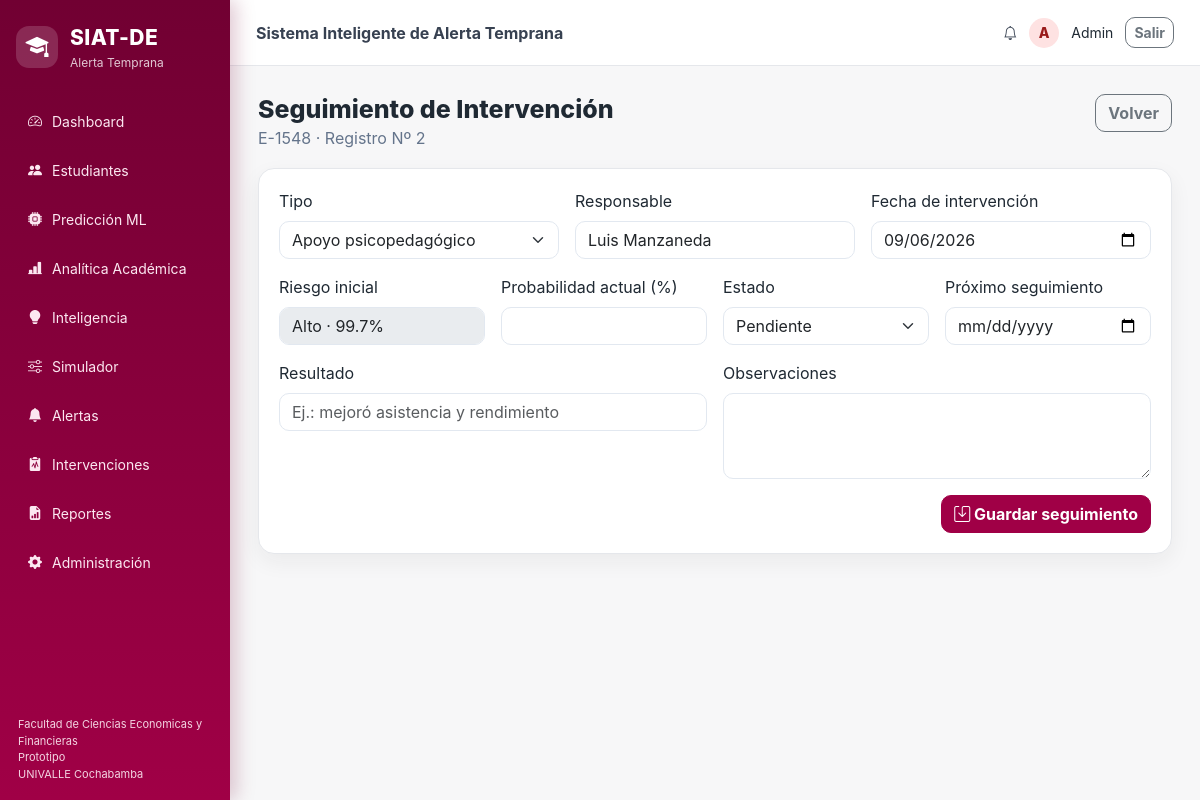
The page /intervenciones/2 (signed in) on the database its author committed.
### tables this page shows
CREATE TABLE intervenciones (
    id INTEGER PRIMARY KEY AUTOINCREMENT,
    alerta_id INTEGER,
    codigo_estudiante TEXT NOT NULL,
    tipo TEXT NOT NULL,
    responsable TEXT NOT NULL,
    fecha_intervencion TEXT NOT NULL,
    estado TEXT NOT NULL DEFAULT 'Pendiente',
    resultado TEXT,
    observaciones TEXT,
    probabilidad_inicial REAL,
    nivel_riesgo_inicial TEXT,
    probabilidad_final REAL,
    nivel_riesgo_final TEXT,
    fecha_seguimiento TEXT,
    creado_en TEXT NOT NULL,
    actualizado_en TEXT NOT NULL,
    FOREIGN KEY (alerta_id) REFERENCES alertas(id)
);

### app.py (the view, shortened to what this page needs)
@app.route("/intervenciones/<int:intervencion_id>", methods=["GET", "POST"])
def detalle_intervencion(intervencion_id):
    if not require_login(): return redirect(url_for("login"))
    item = get_intervention(intervencion_id)
    if not item:
        flash("Intervención no encontrada.", "warning")
        return redirect(url_for("intervenciones"))
    return render_template("intervencion_detalle.html", i=item)

### app.py (called while the page is built)
def require_login():
    return session.get("logged_in") is True

@app.context_processor
def inject_helpers():
    return dict(badge_class=badge_class, now=datetime.now())

### persistence.py (called while the page is built)
def connect():
    os.makedirs(os.path.dirname(DB_PATH), exist_ok=True)
    con = sqlite3.connect(DB_PATH)
    con.row_factory = sqlite3.Row
    con.execute("PRAGMA foreign_keys = ON")
    return con

def get_intervention(intervention_id):
    with connect() as con:
        row = con.execute("SELECT * FROM intervenciones WHERE id=?", (intervention_id,)).fetchone()
        return dict(row) if row else None

### templates/intervencion_detalle.html
{% extends 'base.html' %}
{% block content %}
<div class="page-title page-title-wide"><div><h2>Seguimiento de Intervención</h2><p>{{ i.codigo_estudiante }} · Registro Nº {{ i.id }}</p></div><a href="{{ url_for('intervenciones') }}" class="btn btn-outline-secondary">Volver</a></div>
<div class="panel"><form method="post" class="row g-3">
<div class="col-md-4"><label class="form-label">Tipo</label><select name="tipo" class="form-select">{% for t in ['Tutoría académica','Apoyo psicopedagógico','Orientación vocacional','Apoyo financiero','Llamada institucional','Seguimiento integral'] %}<option {% if i.tipo==t %}selected{% endif %}>{{ t }}</option>{% endfor %}</select></div>
<div class="col-md-4"><label class="form-label">Responsable</label><input name="responsable" value="{{ i.responsable }}" class="form-control" required></div>
<div class="col-md-4"><label class="form-label">Fecha de intervención</label><input type="date" name="fecha_intervencion" value="{{ i.fecha_intervencion }}" class="form-control"></div>
<div class="col-md-3"><label class="form-label">Riesgo inicial</label><input value="{{ i.nivel_riesgo_inicial }} · {{ '%.1f'|format(i.probabilidad_inicial*100) }}%" class="form-control" disabled></div>
<div class="col-md-3"><label class="form-label">Probabilidad actual (%)</label><input type="number" min="0" max="100" step="0.1" name="probabilidad_final" value="{{ '%.1f'|format(i.probabilidad_final*100) if i.probabilidad_final is not none else '' }}" class="form-control"></div>
<div class="col-md-3"><label class="form-label">Estado</label><select name="estado" class="form-select">{% for e in ['Pendiente','En proceso','Finalizada'] %}<option {% if i.estado==e %}selected{% endif %}>{{ e }}</option>{% endfor %}</select></div>
<div class="col-md-3"><label class="form-label">Próximo seguimiento</label><input type="date" name="fecha_seguimiento" value="{{ i.fecha_seguimiento or '' }}" class="form-control"></div>
<div class="col-md-6"><label class="form-label">Resultado</label><input name="resultado" value="{{ i.resultado or '' }}" class="form-control" placeholder="Ej.: mejoró asistencia y rendimiento"></div>
<div class="col-md-6"><label class="form-label">Observaciones</label><textarea name="observaciones" class="form-control" rows="3">{{ i.observaciones or '' }}</textarea></div>
<div class="col-12 text-end"><button class="btn btn-primary"><i class="bi bi-save"></i> Guardar seguimiento</button></div>
</form></div>
{% endblock %}

### templates/base.html (shortened to what this page needs)
<!doctype html>
<html lang="es">
<head>
  <link href="https://cdn.jsdelivr.net/npm/bootstrap@5.3.3/dist/css/bootstrap.min.css" rel="stylesheet">
  <link rel="stylesheet" href="https://cdn.jsdelivr.net/npm/bootstrap-icons@1.11.3/font/bootstrap-icons.min.css">
  <link rel="stylesheet" href="https://cdn.datatables.net/1.13.8/css/dataTables.bootstrap5.min.css">
  <link rel="stylesheet" href="{{ url_for('static', filename='css/style.css') }}">
</head>
<body>
{% if session.get('logged_in') %}
<div class="app-shell">
  <aside class="sidebar">
    <div class="brand-block">
      <div class="brand-icon"><i class="bi bi-mortarboard-fill"></i></div>
      <div>
        <div class="brand-title">SIAT-DE</div>
        <div class="brand-subtitle">Alerta Temprana</div>
      </div>
    </div>
    <nav class="nav flex-column side-nav">
      <a class="nav-link {% if request.endpoint=='dashboard' %}active{% endif %}" href="{{ url_for('dashboard') }}"><i class="bi bi-speedometer2"></i><span>Dashboard</span></a>
      <a class="nav-link {% if request.endpoint in ['estudiantes','perfil'] %}active{% endif %}" href="{{ url_for('estudiantes') }}"><i class="bi bi-people-fill"></i><span>Estudiantes</span></a>
      <a class="nav-link {% if request.endpoint=='prediccion' %}active{% endif %}" href="{{ url_for('prediccion') }}"><i class="bi bi-cpu-fill"></i><span>Predicción ML</span></a>
      <a class="nav-link {% if request.endpoint=='analitica_academica' %}active{% endif %}" href="{{ url_for('analitica_academica') }}"><i class="bi bi-bar-chart-line-fill"></i><span>Analítica Académica</span></a>
      <a class="nav-link {% if request.endpoint=='inteligencia' %}active{% endif %}" href="{{ url_for('inteligencia') }}"><i class="bi bi-lightbulb-fill"></i><span>Inteligencia</span></a>
      <a class="nav-link {% if request.endpoint=='simulador' %}active{% endif %}" href="{{ url_for('simulador') }}"><i class="bi bi-sliders"></i><span>Simulador</span></a>
      <a class="nav-link {% if request.endpoint=='alertas' %}active{% endif %}" href="{{ url_for('alertas') }}"><i class="bi bi-bell-fill"></i><span>Alertas</span></a>
      <a class="nav-link {% if request.endpoint=='intervenciones' %}active{% endif %}" href="{{ url_for('intervenciones') }}"><i class="bi bi-clipboard2-pulse-fill"></i><span>Intervenciones</span></a>
      <a class="nav-link {% if request.endpoint=='reportes' %}active{% endif %}" href="{{ url_for('reportes') }}"><i class="bi bi-file-earmark-bar-graph-fill"></i><span>Reportes</span></a>
      <a class="nav-link {% if request.endpoint=='administracion' %}active{% endif %}" href="{{ url_for('administracion') }}"><i class="bi bi-gear-fill"></i><span>Administración</span></a>
    </nav>
    <div class="sidebar-footer">Facultad de Ciencias Economicas y Financieras<br>Prototipo<br>UNIVALLE Cochabamba</div>
  </aside>
  <main class="main-content">
    <header class="topbar">
      <div>
        <span class="topbar-title">Sistema Inteligente de Alerta Temprana</span>
      </div>
      <div class="topbar-user">
        <span class="notification"><i class="bi bi-bell"></i></span>
        <span class="avatar">A</span>
        <span>{{ session.get('usuario','Admin') }}</span>
        <a class="btn btn-sm btn-outline-secondary" href="{{ url_for('logout') }}">Salir</a>
      </div>
    </header>
    <section class="page-container">
      {% block content %}{% endblock %}
    </section>
  </main>
</div>
{% else %}
  {% block public_content %}{% endblock %}
{% endif %}
</body>
</html>

### static/css/style.css (style rules this page uses)
:root { --primary: #A00046; --primary-dark: #710032; --primary-light: #ee136b; --primary-soft: #FCE7F1; --primary-border: #F8BBD0; --bg: #F7F7F8; --surface: #FFFFFF; --secondary: #F5F5F5; --text: #1F2933; --text-dark: #1F1F1F; --muted: #64748B; --border: #E5E7EB; --white: #FFFFFF; --risk-high: #E53935; --risk-medium: #FB8C00; --risk-low: #43A047; --red: var(--risk-high); --orange: var(--risk-medium); --green: var(--risk-low); --shadow-soft: 0 8px 22px rgba(31, 31, 31, .06); --shadow-strong: 0 25px 60px rgba(113, 0, 50, .22); }
* { box-sizing: border-box }
body { font-family: Inter, Segoe UI, Arial, sans-serif; background: var(--bg); color: var(--text); margin: 0 }
.app-shell { display: flex; min-height: 100vh }
.sidebar { width: 230px; background: linear-gradient(180deg, var(--primary-dark), var(--primary)); color: #fff; position: fixed; height: 100vh; padding: 22px 16px; box-shadow: 6px 0 18px rgba(113, 0, 50, .22); z-index: 10 }
.brand-block { display: flex; gap: 12px; align-items: center; margin-bottom: 28px }
.brand-icon, .login-brand-icon { width: 42px; height: 42px; border-radius: 13px; background: rgba(255, 255, 255, .13); display: flex; align-items: center; justify-content: center; font-size: 23px }
.brand-title { font-weight: 800; font-size: 21px; letter-spacing: .4px }
.brand-subtitle { font-size: 12px; opacity: .78 }
.side-nav { gap: 6px }
.side-nav .nav-link { color: var(--primary-soft); border-radius: 10px; padding: 11px 12px; display: flex; gap: 10px; align-items: center; font-size: 14px }
.sidebar-footer { position: absolute; bottom: 18px; left: 18px; right: 18px; font-size: 11px; color: #F3D4E2; line-height: 1.5 }
.main-content { margin-left: 230px; width: calc(100% - 230px) }
.topbar { height: 66px; background: #fff; border-bottom: 1px solid var(--border); display: flex; align-items: center; justify-content: space-between; padding: 0 26px; position: sticky; top: 0; z-index: 5 }
.topbar-title { font-weight: 700; color: #374151 }
.topbar-user { display: flex; gap: 12px; align-items: center; font-size: 14px }
.notification { color: #374151 }
.avatar { width: 30px; height: 30px; border-radius: 50%; background: #fee2e2; color: #991b1b; display: flex; align-items: center; justify-content: center; font-weight: 800 }
.page-container { padding: 28px }
.page-title h2 { font-weight: 800; font-size: 25px; margin-bottom: 2px }
.page-title p, .muted { color: var(--muted); margin-bottom: 18px }
.panel { background: #fff; border: 1px solid var(--border); border-radius: 16px; box-shadow: 0 8px 22px rgba(31, 31, 31, .06); padding: 20px }
.btn-primary { background: var(--primary); border-color: var(--primary) }
.btn { border-radius: 10px; font-weight: 700 }
.form-control, .form-select { border-radius: 10px; border-color: #E2E8F0 }
.page-title-wide { display: flex; align-items: flex-start; justify-content: space-between; gap: 18px }
a, .back-link { color: var(--primary); }
.sidebar .brand-icon, .login-brand-icon { background: rgba(255, 255, 255, .16); }
.btn-primary, .btn-primary:focus, .btn-primary:active { background: var(--primary) !important; border-color: var(--primary) !important; box-shadow: none !important; }
.kpi-card, .panel, .report-card, .admin-card, .login-card { box-shadow: var(--shadow-soft); }
.notification, .topbar-title, .corr-table th { color: #374151; }

### rows shown on the page
intervenciones: codigo_estudiante "E-1548", id "2", tipo "Apoyo psicopedagógico", responsable "Luis Manzaneda", fecha_intervencion "09/06/2026", nivel_riesgo_inicial "Alto · 99.7%", estado "Pendiente"

### other values the page prints
{{ session.get('usuario','Admin') }} "Admin"
